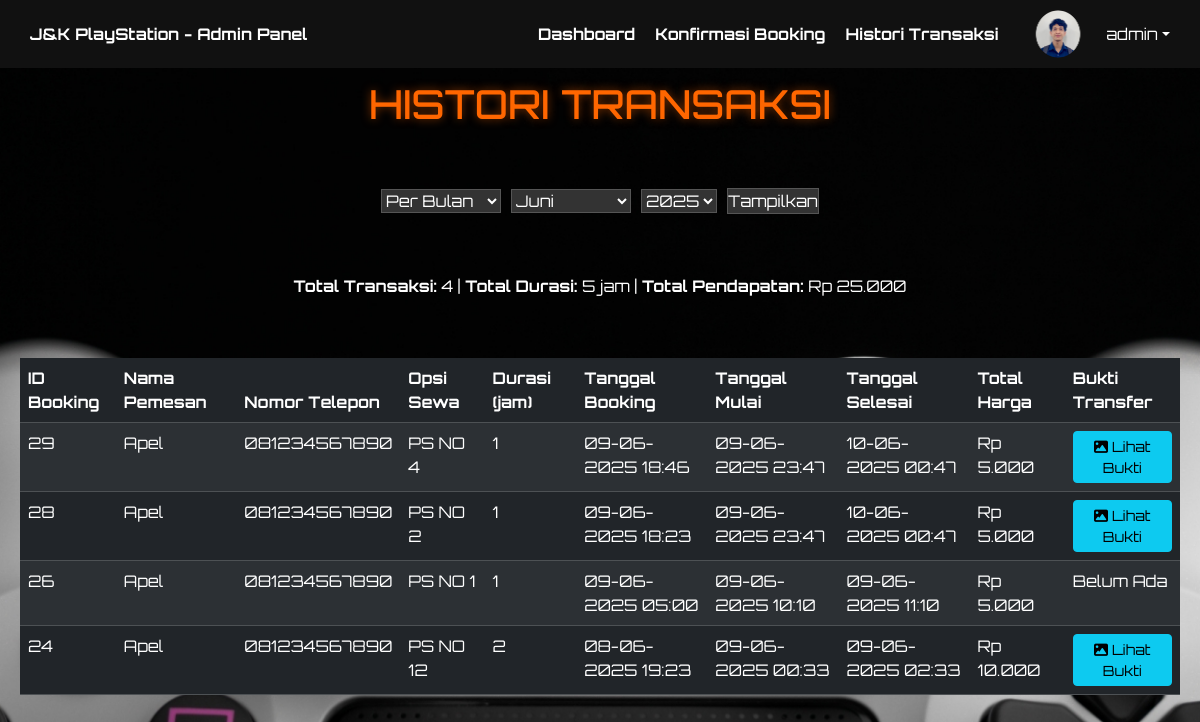
Page /admin/histori_transaksi.php (signed in) on the committed database.
### tables this page shows
CREATE TABLE `tb_booking` (
  `id_booking` int(11) NOT NULL,
  `id_user` int(11) NOT NULL,
  `durasi_sewa` int(11) NOT NULL,
  `bukti_transfer` varchar(255) DEFAULT NULL,
  `status` enum('pending','confirmed','completed','canceled') DEFAULT 'pending',
  `tgl_booking` datetime DEFAULT current_timestamp(),
  `sewa_ps3` tinyint(1) DEFAULT 0,
  `sewa_tv32` tinyint(1) DEFAULT 0,
  `tipe_transaksi` varchar(20) DEFAULT NULL,
  `opsi_sewa` varchar(50) DEFAULT NULL,
  `total_harga` int(11) DEFAULT 0,
  `tgl_selesai` datetime DEFAULT NULL,
  `waktu_mulai` datetime DEFAULT NULL,
  `id_chanel` int(11) DEFAULT NULL
);

CREATE TABLE `tb_user` (
  `id_user` int(11) NOT NULL,
  `nama_lengkap` varchar(200) NOT NULL,
  `username` varchar(200) NOT NULL,
  `password` varchar(350) NOT NULL,
  `level` enum('admin','konsumen') NOT NULL DEFAULT 'konsumen',
  `nomor_telepon` varchar(20) DEFAULT NULL
);

### admin/histori_transaksi.php (the view, shortened to what this page needs)
<?php
require_once '../helper/connection.php';
$filter = isset($_GET['filter']) ? $_GET['filter'] : 'month';
$month = isset($_GET['month']) ? (int)$_GET['month'] : date('m');
$year = isset($_GET['year']) ? (int)$_GET['year'] : date('Y');
$week = isset($_GET['week']) ? (int)$_GET['week'] : date('W');
$where_clause = "WHERE b.status IN ('confirmed', 'completed')";
if ($filter === 'month') {
    $where_clause .= " AND MONTH(b.tgl_booking) = $month AND YEAR(b.tgl_booking) = $year";
} elseif ($filter === 'week') {
    $where_clause .= " AND WEEK(b.tgl_booking, 1) = $week AND YEAR(b.tgl_booking) = $year";
}
$booking_query = "SELECT b.*, u.nama_lengkap AS nama_pemesan, u.nomor_telepon
                 FROM tb_booking b
                 JOIN tb_user u ON b.id_user = u.id_user
                 $where_clause
                 ORDER BY b.tgl_booking DESC";
$booking_result = mysqli_query($conn, $booking_query);
$bookings = [];
while ($row = mysqli_fetch_object($booking_result)) {
    if ($row->waktu_mulai && $row->durasi_sewa) {
        $row->tgl_selesai = date('Y-m-d H:i:s', strtotime($row->waktu_mulai) + ($row->durasi_sewa * 3600));
    }
    $bookings[] = $row;
}
$total_query = "SELECT COUNT(*) as total, SUM(durasi_sewa) as total_durasi, SUM(total_harga) as total_pendapatan
                FROM tb_booking b
                $where_clause";
$total_result = mysqli_query($conn, $total_query);
$stats = mysqli_fetch_assoc($total_result);
$months = [
    1 => 'Januari', 2 => 'Februari', 3 => 'Maret', 4 => 'April', 5 => 'Mei', 6 => 'Juni',
    7 => 'Juli', 8 => 'Agustus', 9 => 'September', 10 => 'Oktober', 11 => 'November', 12 => 'Desember'
];
?>
<!DOCTYPE html>
<html lang="id">
<head>
    <link rel="stylesheet" href="../assets/css/admin.css">
    <link rel="stylesheet" href="https://cdnjs.cloudflare.com/ajax/libs/font-awesome/6.5.0/css/all.min.css">
    <link href="https://cdn.jsdelivr.net/npm/bootstrap@5.3.3/dist/css/bootstrap.min.css" rel="stylesheet">
</head>
<body>
    <nav style="position: fixed; top: 0; left: 0; width: 100%; z-index: 1000; background-color: #111; color: white; display: flex; justify-content: space-between; align-items: center; padding: 10px 30px; font-family: 'Orbitron', sans-serif;">
        <div><strong>J&K PlayStation - Admin Panel</strong></div>
        <div style="display: flex; gap: 20px; align-items: center;">
            <a href="dashboard.php" style="color: white; text-decoration: none; font-weight: bold;">Dashboard</a>
            <a href="konfirmasi_booking.php" style="color: white; text-decoration: none; font-weight: bold;">Konfirmasi Booking</a>
            <a href="histori_transaksi.php" style="color: white; text-decoration: none; font-weight: bold;">Histori Transaksi</a>
            <div class="dropdown">
                <a href="#" class="d-flex align-items-center dropdown-toggle text-white text-decoration-none" id="dropdownUser1" data-bs-toggle="dropdown" aria-expanded="false">
                    <img src="../assets/img/saya.png" alt="profile" width="80" height="48" class="rounded-circle me-2">
                    <?php echo htmlspecialchars($_SESSION['user_username']); ?>
                </a>
            </div>
        </div>
    </nav>
    <div class="dashboard-container" style="padding-top: 80px; min-height: 100vh; color: #fff;">
        <h1 class="dashboard-title" style="font-size: 2.5em; color: #ff6600; text-transform: uppercase; text-shadow: 0 0 10px rgba(255, 102, 0, 0.5); margin-bottom: 20px; text-align: center;">Histori Transaksi</h1>
        <div class="filter-form">
            <select name="filter" id="filter" onchange="toggleFilterOptions()">
                <option value="month" <?php echo $filter === 'month' ? 'selected' : ''; ?>>Per Bulan</option>
            </select>
            <div id="month-filter" style="display: <?php echo $filter === 'month' ? 'flex' : 'none'; ?>; gap: 10px;">
                <select name="month" id="month">
                    <?php foreach ($months as $m => $month_name): ?>
                        <option value="<?php echo $m; ?>" <?php echo $m == $month ? 'selected' : ''; ?>><?php echo $month_name; ?></option>
                    <?php endforeach; ?>
                </select>
                <select name="year" id="year">
                    <?php for ($y = date('Y'); $y >= 2020; $y--): ?>
                        <option value="<?php echo $y; ?>" <?php echo $y == $year ? 'selected' : ''; ?>><?php echo $y; ?></option>
                    <?php endfor; ?>
                </select>
            </div>
            <button onclick="applyFilter()">Tampilkan</button>
        </div>
        <div style="margin-bottom: 20px;">
            <strong>Total Transaksi:</strong> <?php echo $stats['total']; ?> |
            <strong>Total Durasi:</strong> <?php echo $stats['total_durasi'] ?? 0; ?> jam |
            <strong>Total Pendapatan:</strong> Rp <?php echo number_format($stats['total_pendapatan'] ?? 0, 0, ',', '.'); ?>
        </div>
        <section class="ps-section">
            <div class="table-responsive">
                <table class="table table-dark table-striped">
                    <thead>
                        <tr>
                            <th>ID Booking</th>
                            <th>Nama Pemesan</th>
                            <th>Nomor Telepon</th>
                            <th>Opsi Sewa</th>
                            <th>Durasi (jam)</th>
                            <th>Tanggal Booking</th>
                            <th>Tanggal Mulai</th>
                            <th>Tanggal Selesai</th>
                            <th>Total Harga</th>
                            <th>Bukti Transfer</th>
                        </tr>
                    </thead>
                    <tbody>
                        <?php foreach ($bookings as $booking): ?>
                            <tr>
                                <td><?php echo $booking->id_booking; ?></td>
                                <td><?php echo htmlspecialchars($booking->nama_pemesan); ?></td>
                                <td><?php echo htmlspecialchars($booking->nomor_telepon); ?></td>
                                <td><?php echo $booking->opsi_sewa ?: '-'; ?></td>
                                <td><?php echo $booking->durasi_sewa; ?></td>
                                <td><?php echo date('d-m-Y H:i', strtotime($booking->tgl_booking)); ?></td>
                                <td><?php echo $booking->waktu_mulai ? date('d-m-Y H:i', strtotime($booking->waktu_mulai)) : '-'; ?></td>
                                <td><?php echo isset($booking->tgl_selesai) ? date('d-m-Y H:i', strtotime($booking->tgl_selesai)) : '-'; ?></td>
                                <td>Rp <?php echo number_format($booking->total_harga ?? 0, 0, ',', '.'); ?></td>
                                <td>
                                    <?php if ($booking->bukti_transfer): ?>
                                        <button type="button" class="btn btn-sm btn-info" data-bs-toggle="modal" data-bs-target="#modalBukti<?php echo $booking->id_booking; ?>">
                                            <i class="fas fa-image"></i> Lihat Bukti
                                        </button>
                                    <?php else: ?>
                                        <span>Belum Ada</span>
                                    <?php endif; ?>
                                </td>
                            </tr>
                        <?php endforeach; ?>
                    </tbody>
                </table>
            </div>
        </section>
    </div>
</body>
</html>

### assets/css/admin.css (style rules this page uses)
* { box-sizing: border-box; margin: 0; padding: 0; }
body { background: url('../img/back.jpg') no-repeat center center; background-size: cover; color: #fff; font-family: 'Orbitron', sans-serif !important; margin: 0; }
.dashboard-container { padding: 80px 20px; min-height: 100vh; display: flex; flex-direction: column; align-items: center; gap: 40px; }
.dashboard-title { font-size: 2.5em; color: #ff6600; text-transform: uppercase; text-shadow: 0 0 10px rgba(255, 102, 0, 0.5); margin-bottom: 20px; }
.ps-section, .games-section { width: 100%; max-width: 1200px; display: flex; flex-direction: column; align-items: center; }

### admin/histori_transaksi.php (style rules this page uses)
.filter-form { margin-bottom: 20px; display: flex; gap: 10px; align-items: center; }
.filter-form select, .filter-form button { background-color: #333; color: #fff; border: 1px solid #555; }

### rows in the picture
tb_booking: id_booking "29", id_user.nama_lengkap "Apel", id_user.nomor_telepon "081234567890", opsi_sewa "PS NO 4", durasi_sewa "1", tgl_booking "09-06-2025 18:46", waktu_mulai "09-06-2025 23:47", waktu_mulai+durasi_sewa "10-06-2025 00:47", total_harga "5.000"
tb_booking: id_booking "28", id_user.nama_lengkap "Apel", id_user.nomor_telepon "081234567890", opsi_sewa "PS NO 2", durasi_sewa "1", tgl_booking "09-06-2025 18:23", waktu_mulai "09-06-2025 23:47", waktu_mulai+durasi_sewa "10-06-2025 00:47", total_harga "5.000"
tb_booking: id_booking "26", id_user.nama_lengkap "Apel", id_user.nomor_telepon "081234567890", opsi_sewa "PS NO 1", durasi_sewa "1", tgl_booking "09-06-2025 05:00", waktu_mulai "09-06-2025 10:10", waktu_mulai+durasi_sewa "09-06-2025 11:10", total_harga "5.000", shows "Belum Ada"
tb_booking: id_booking "24", id_user.nama_lengkap "Apel", id_user.nomor_telepon "081234567890", opsi_sewa "PS NO 12", durasi_sewa "2", tgl_booking "08-06-2025 19:23", waktu_mulai "09-06-2025 00:33", waktu_mulai+durasi_sewa "09-06-2025 02:33", total_harga "10.000"

### other values in the picture
$_SESSION['user_username'] "admin"
$stats['total'] "4"
$stats['total_durasi'] "5"
$stats['total_pendapatan'] "25.000"
form field month "Juni"
form field year "2025"
